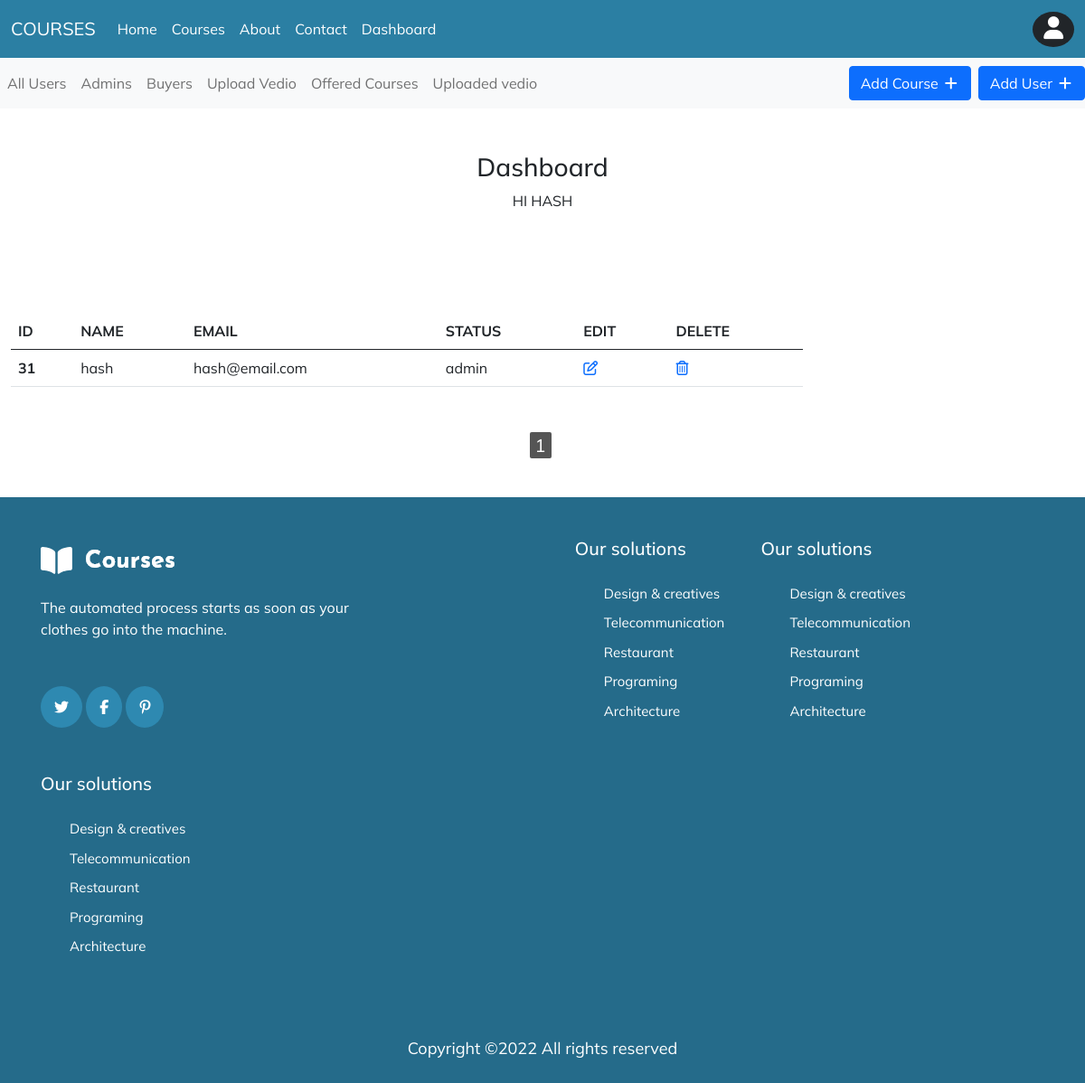
/dashadmin.php (signed in), run on the app's committed database.
### tables this page shows
CREATE TABLE `signup` (
  `user_name` text NOT NULL,
  `user_email` varchar(50) NOT NULL,
  `user_pass` varchar(255) NOT NULL,
  `user_id` int(10) NOT NULL,
  `status` text NOT NULL
);

### dashadmin.php (the view, shortened to what this page needs)
<?php include_once 'header.php';
include 'headdash.php';
?>
<link href="https://cdn.jsdelivr.net/npm/bootstrap@5.0.2/dist/css/bootstrap.min.css" rel="stylesheet">
<div class="container-fluid">
    <div class="row">
        <div class="col-md-6 offset-3 mt-5 mb-5">
            <center>
                <h3>Dashboard</h3>
                <p class="text-uppercase">HI <?php echo $_SESSION['$username'] ?></p>
            </center>
        </div>
    </div>
    <div class="row">
    <div class="col-9">
    <table class="table mt-5 mb-5">
  <thead>
    <tr>
      <th scope="col">ID</th>
      <th scope="col">NAME</th>
      <th scope="col">EMAIL</th>
      <th scope="col">STATUS</th>
      <th scope="col">EDIT</th>
      <th scope="col">DELETE</th>
    </tr>
  </thead>
  <tbody>
    <?php
  include 'connection.php';
  $limit = 5;
  if(isset($_GET['page'])){
      $page = $_GET['page'];
   }else{
       $page = 1;
   }
   $offset = ($page - 1) * $limit;
  $sql = "select * from signup where signup.status like 'a%' order by signup.user_id desc limit {$offset},{$limit} ";
  $result = mysqli_query($conn, $sql);
  if(mysqli_num_rows($result)>0){
      while($rows = mysqli_fetch_assoc($result)){
          echo "<tr>";
          echo "<th>$rows[user_id]</th>";
          echo "<td>$rows[user_name]</td>";
          echo "<td>$rows[user_email]</td>";
          echo "<td>$rows[status]</td>";
          echo "<td><a href='edit.php?user=$rows[user_id]'><i class='fa fa-edit'></i></a></td>";
          echo "<td><a href='delete.php?user=$rows[user_id]'><i class='fa fa-trash-o'></i></a></td>";
          echo "</tr>";
      }
  }
  ?>
  </tbody>
</table>
</div>
    </div>
    <?php
$sql1 = "select * from signup where signup.status like 'a%'";
$result1 = mysqli_query($conn, $sql1);
$total_record = mysqli_num_rows($result1);
$limit = 5;
$total_page = ceil($total_record/$limit);
echo "<ul class='pagination'>";
for($i = 1; $i<=$total_page; $i++){
  if($i == $page){
    $active = "active";
}
else{
    $active = "";
}
  echo '<li><a class="'.$active.'" href="dashadmin.php?page='.$i.'">'.$i.'</a></li>';
}
echo " </ul>";
?>
</div>
<?php include_once 'footer.php'; ?>

### assets/css/style.css (style rules this page uses)
body { line-height: 1.5; font-family: 'Poppins', sans-serif; }
* { margin: 0px; padding: 0px; font-family: "Mulish", sans-serif; box-sizing: border-box; }
:root { --btn: rgb(255, 159, 103); --btnhover: #3ba9d8; --navbackground: #2B7FA3; --scrolltop: #2B7FA3; --fontsize: 18px; --padding: 5px; --btnradius: 3px; --fontcolor: white; --bgimg: url(../img/school-supplies-stationery-blue-background-copy-space.jpg); --fontcolorbl: #256b8a; --fontcolorlight: #7f86a3; --cardradius: 10px; --starcolor: #ff7b2e; }
.pagination { display: flex !important; justify-content: center; text-align: center; margin: 0; margin-bottom: 5px; }
.pagination li { display:inline-block; margin: 0 5px 0 0; padding: 2px; }
.pagination li a { border: none; border-radius: 2px; font-size: 20px; background: #1e90ff; color: #fff; text-decoration: none; padding: 2px 6px 2px 6px; }
.active { background: #555555 !important; border-radius: 2px; }

### data on the page
signup: user_id "31", user_name "hash", user_email "hash@email.com", status "admin"

### other printed values
$_SESSION['$username'] "HASH"
